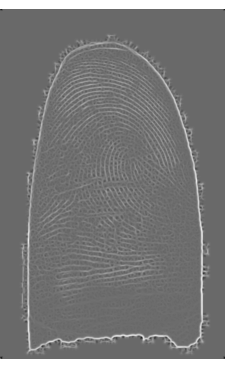
#> input picture fig0.png, 225 x 369 px, given in place of input.jpg, which was not available
$ python preprocess.py
#> lines starting #> are read from the running program, lines starting #| are printed output that depends on the picture; after the words box and inside, x2 and y2 are one past the last pixel; in counts of white or black regions, pixels touching at a corner belong together; pictures that were not available may be replaced by others from this repository, and a replacement may not be noted
import cv2
import numpy as np
import matplotlib.pyplot as plt
from skimage.feature import hessian_matrix, hessian_matrix_eigvals

def detect_ridges(gray, sigma=3.0):
	#This function uses the Hessian matrix to detect edges (ridges) in a grayscale image.
	H_elems = hessian_matrix(gray, sigma=sigma, order='rc')
	maxima_ridges, minima_ridges = hessian_matrix_eigvals(H_elems)
	return maxima_ridges, minima_ridges

def plot_images(*images):
	#This function is used to display and save images.
	#It creates a figure with the specified images and saves them as PNG files.
	images = list(images)
	n = len(images)
	fig, ax = plt.subplots(ncols=n, sharey=True)
	for i, img in enumerate(images):
		ax[i].imshow(img, cmap='gray')
		ax[i].axis('off')
		extent = ax[i].get_window_extent().transformed(fig.dpi_scale_trans.inverted())
		plt.savefig('fig'+str(i)+'.png', bbox_inches=extent)
	plt.subplots_adjust(left=0.03, bottom=0.03, right=0.97, top=0.97)
	plt.show()


def main(): #This is the main function of the script, where different image processing steps are performed.

	# -------------------------- Step 1: import the image whose background has been removed ----------
	# Step 1: The input image is loaded using cv2.imread.
	# This image should already have its background removed, as indicated in a previous step in the code.

	img = cv2.imread("input.jpg",1)
#> img is the input picture: shape (369, 225, 3); min 30, max 255, mean 119


	# -------------------------- Step 2: Sharpen the image -------------------------------------------
	# Step 2: The image is sharpened using a sharpening kernel to enhance edges.
	kernel = np.array([[-1,-1,-1],
                   [-1, 9,-1],
                   [-1,-1,-1]])
	sharpened = cv2.filter2D(img, -1, kernel)
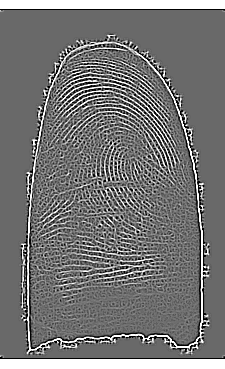
#> sharpened: shape (369, 225, 3); min 0, max 255, mean 116.8
	# cv2.imshow("sharpened",sharpened)


	# --------------------------- Step 3: Grayscale the image------------------------------------------
	# Step 3: The sharpened image is converted to grayscale.
	gray = cv2.cvtColor(sharpened,cv2.COLOR_BGR2GRAY)
	# cv2.imshow("gray",gray)


	# --------------------------- Step 4: Perform histogram equilisation ------------------------------
	# Step 4: Histogram equalization is applied to the grayscale image to enhance contrast.
	hist,bins = np.histogram(gray.flatten(),256,[0,256])
#> hist = 256 values, max 26972 at index 105, min 18 at index 247, mean 324.3; bins = 257 values from 0 to 256
	cdf = hist.cumsum()
#> cdf = 256 values from 2320 to 83025
	cdf_normalized = cdf * hist.max()/ cdf.max()
#> cdf_normalized = 256 values from 753.7 to 26972

	cdf_m = np.ma.masked_equal(cdf,0)
	cdf_m = (cdf_m - cdf_m.min())*255/(cdf_m.max()-cdf_m.min())
	cdf = np.ma.filled(cdf_m,0).astype('uint8')
#> cdf = 256 values from 0 to 255

	img2=cdf[gray]
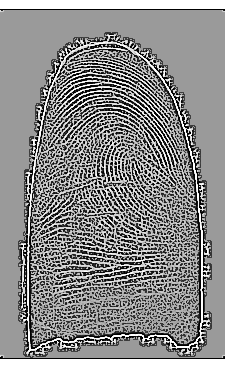
#> img2: shape (369, 225); min 0, max 255, mean 138.5
	# cv2.imshow("histogram",img2)
	# cv2.imwrite('hist.jpeg',img2)


	# ----------------------------- Step 5: Ridge detection filter ------------------------------------
	#Step 5: The detect_ridges function is called on the processed image to detect edges,
	# and the results are displayed using plot_images.
	#sigma = 2.7
	a, b = detect_ridges(img2, sigma=2.7)
#> in detect_ridges, `H_elems = hessian_matrix(gray, sigma=sigma, order='rc')`: H_elems = 3 items
#> in detect_ridges, `maxima_ridges, minima_ridges = hessian_matrix_eigvals(H_elems)`:
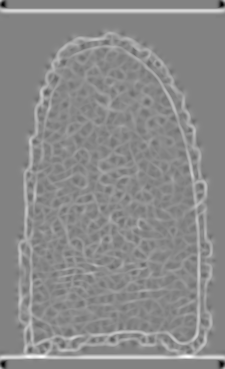
#> maxima_ridges: shape (369, 225) float64; min -0.0273, max 0.0259, mean 0.00164; drawn with min black and max white
	plot_images(a, b)


	# ----------------------------- Step 6: Convert image to binary image -----------------------------
	# Step 6: The result image from Step 5 is converted into a binary image,
	# and various image processing steps are applied.
	img = cv2.imread('fig1.png',0)
#> img: shape (369, 225); min 0, max 254, mean 196.4
	# cv2.imshow("img",img)
	bg = cv2.dilate(img,np.ones((5,5),dtype=np.uint8))
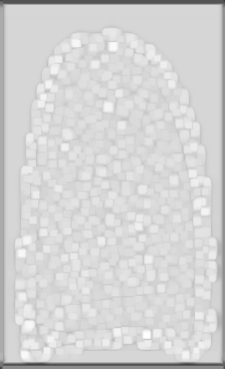
#> bg: shape (369, 225); min 54, max 254, mean 211.8
	bg = cv2.GaussianBlur(bg,(5,5),1)
	# cv2.imshow("bg",bg)
	src_no_bg = 255 - cv2.absdiff(img,bg)
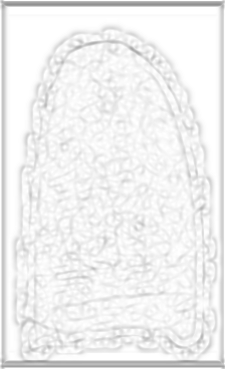
#> src_no_bg: shape (369, 225); min 144, max 255, mean 239.6
	# cv2.imshow("src_no_bg",src_no_bg)
	ret,thresh = cv2.threshold(src_no_bg,240,255,cv2.THRESH_BINARY)
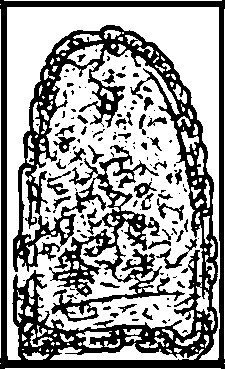
#> thresh: shape (369, 225); 61.4% white; 138 black regions (90 under 20 px), largest, box (x1, y1, x2, y2) and area: (0, 0, 225, 369) 28605, (156, 239, 197, 269) 256, (47, 171, 71, 195) 185
	cv2.imshow("threshold",thresh)


	# --------------------------- Step 7: Thinning / Skeletonizing Algorithm ----------------------------
	# Step 7: A thinning or "Thinning" operation is performed on the binary image,
	# and the result is displayed and saved as "trial-out.png."
	thinned = cv2.ximgproc.thinning(thresh)
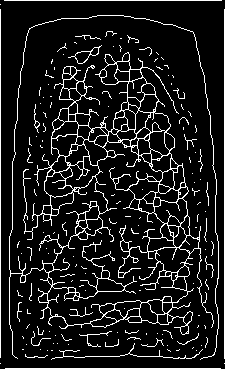
#> thinned: shape (369, 225); 10.9% white in thin lines or dots
	cv2.imshow("thinned",thinned)
	cv2.imwrite("./trial-out.png",thinned)

	cv2.waitKey(0)
	cv2.destroyAllWindows()

if __name__=='__main__':
	main()
